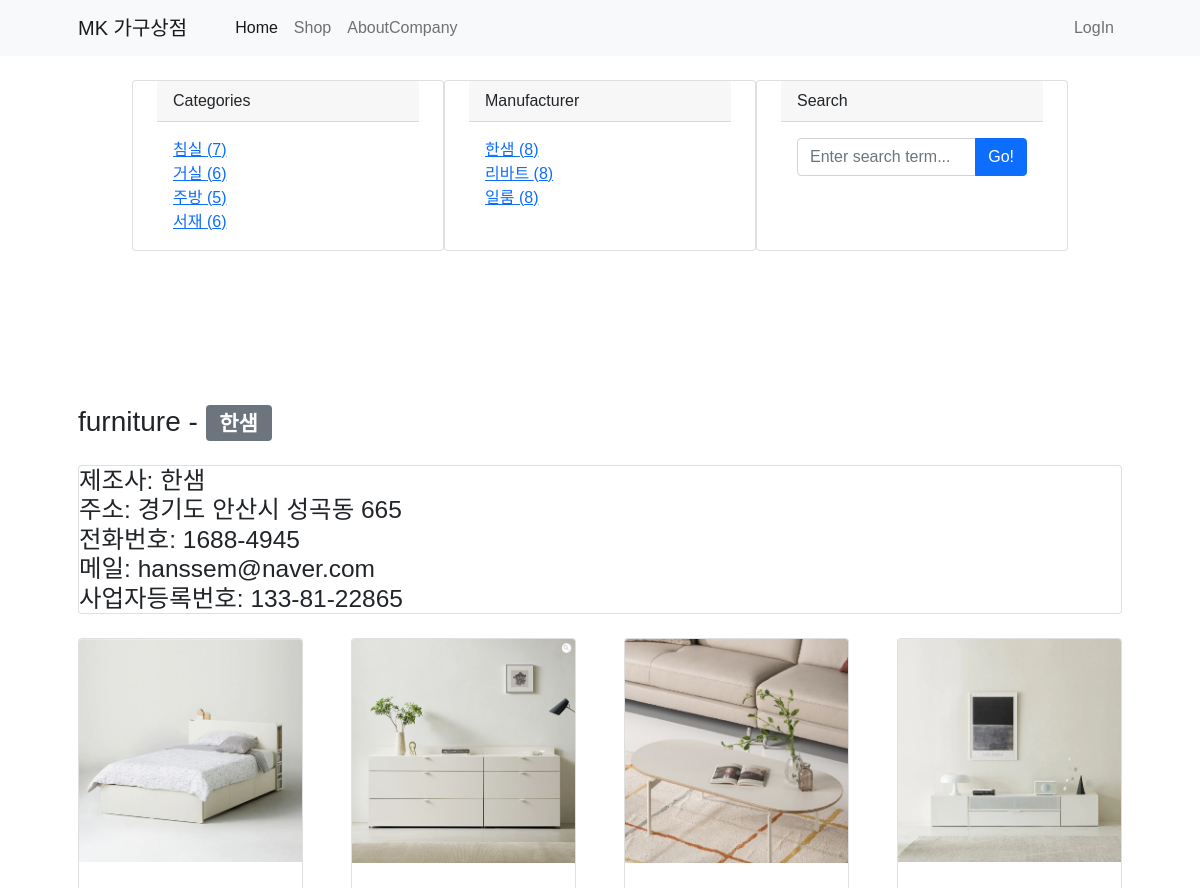
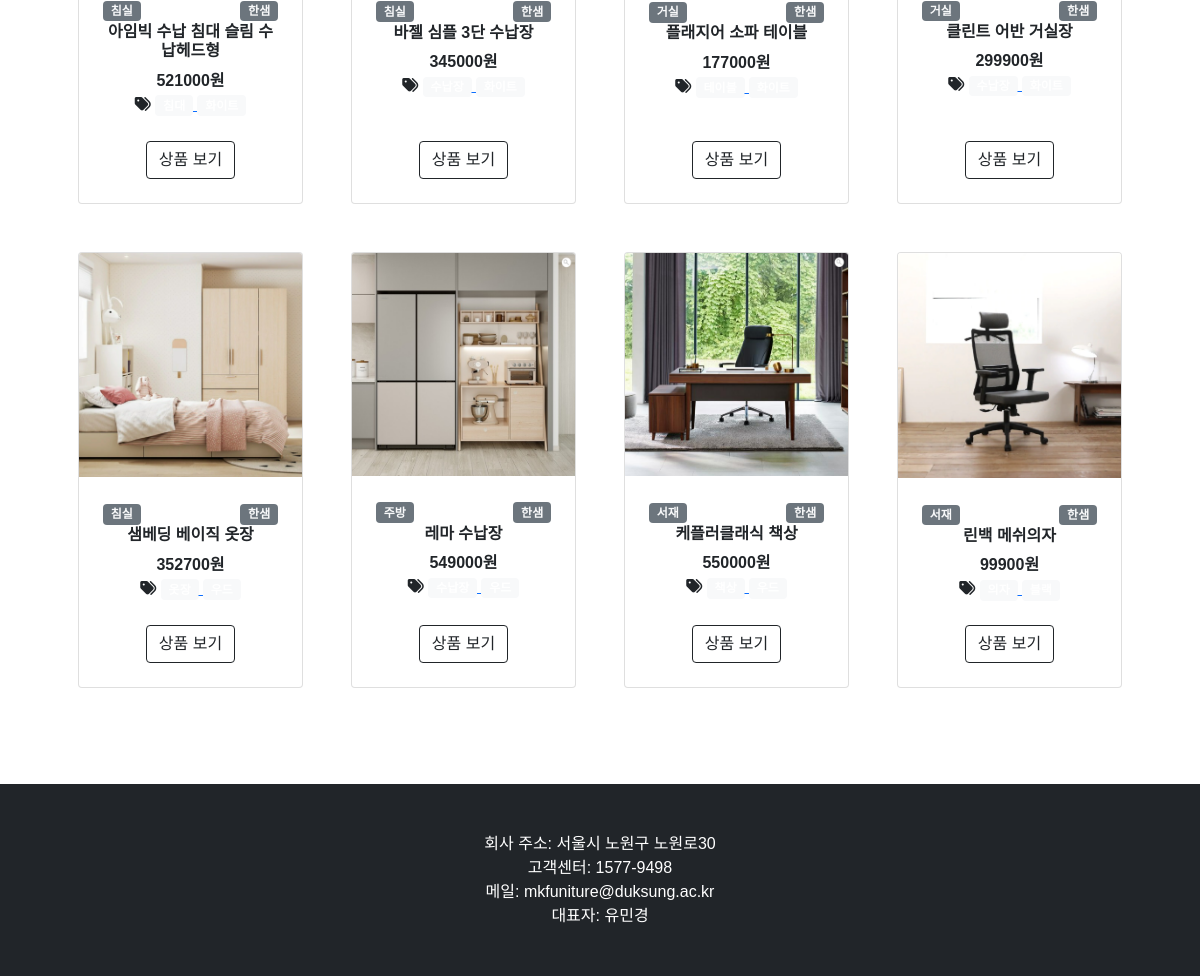
The app's page /shop/company/한샘/ with its own data (2 pictures, top to bottom).
### shop/models.py (models this page shows, shortened)
class Category(models.Model): #카테고리
    name = models.CharField(max_length=40, unique=True)
    slug = models.SlugField(max_length=200, unique=True, allow_unicode=True)
    def __str__(self):
        return self.name
    def get_absolute_url(self):
        return f'/shop/category/{self.slug}/' #IP주소/shop/category/slug/
    class Meta:
        verbose_name_plural = 'Categories'

class Company(models.Model): #제조사
    name = models.CharField(max_length=40, unique=True) #제조사명
    slug = models.SlugField(max_length=200, unique=True, allow_unicode=True)
    addr = models.CharField(max_length=200, unique=True) #주소
    number = models.CharField(max_length=20, unique=True) #연락처
    mail = models.CharField(max_length=30, unique=True) #이메일
    business_num = models.CharField(max_length=20, unique=True) #사업자등록번호
    def __str__(self):
        return self.name
    def get_absolute_url(self):
        return f'/shop/company/{self.slug}/' #IP주소/shop/company/slug/
    class Meta:
        verbose_name_plural = 'Companies'

class Item(models.Model): #상품아이템
    name = models.CharField(max_length=40, unique=True) #상품명
    description = MarkdownxField() #간단한설명
    code = models.CharField(max_length=10, unique=True) #상품코드
    image = models.ImageField(upload_to='shop/images/%Y/%m/%d/') #상품이미지
    price = models.IntegerField(null=True) #상품가격
    company = models.ForeignKey(Company, null=True, on_delete=models.SET_NULL)
    category = models.ForeignKey(Category, null=True, on_delete=models.SET_NULL)
    tags = models.ManyToManyField(Tag, blank=True)
    like_users = models.ManyToManyField(User, related_name='like_item', blank=True)
    def get_absolute_url(self):
        return f'/shop/{self.pk}'

### shop/views.py (the view)
# urls.py: path('company/<str:slug>/', views.company_page),
def company_page(request, slug):
    if slug == 'no_company':
        company = '미분류'
        item_list = Item.objects.filter(company=None)
    else:
        company = Company.objects.get(slug=slug)
        item_list = Item.objects.filter(company=company)
    return render(request, 'shop/item_list.html', {
        'company': company,
        'item_list': item_list,
        'companies': Company.objects.all(),
        'no_company_item_count': Item.objects.filter(company=None).count,
        'categories': Category.objects.all(),
        'no_category_item_count': Item.objects.filter(category=None).count
    })

### shop/models.py (called while the page is built)
    def __str__(self):
        return self.name

    def get_absolute_url(self):
        return f'/shop/tag/{self.slug}/' #IP주소/shop/tag/slug/

### shop/templates/shop/item_list.html (shortened to what this page needs)
{% extends 'shop/base.html' %}
{% block main_area %}
        <section class="py-5">
            <div class="container px-4 px-lg-5 mt-5">
                <h3>
                <br>
                {% if company %}
                    furniture - <span class="badge badge-secondary">{{company}}</span>
                    <br>
                    <div class="card my-4">
                        <small>제조사: {{ company.name }}</small>
                        <small>주소: {{ company.addr }}</small>
                        <small>전화번호: {{ company.number }}</small>
                        <small>메일: {{ company.mail }}</small>
                        <small>사업자등록번호: {{ company.business_num }}</small>
                    </div>
                {% endif %}
                </h3>
                <div class="row gx-4 gx-lg-5 row-cols-2 row-cols-md-3 row-cols-xl-4 justify-content-center">
                    {% for i in item_list %}
                    <div class="col mb-5">
                        <div class="card h-100">
                            <img class="card-img-top" src="{{ i.image.url }}" alt="Item Image" />
                            <div class="card-body p-4">
                                <span class="float-left">
                                    <a class="badge badge-secondary text-decoration-none link-light" href="{{ i.category.get_absolute_url }}">
                                        {{ i.category }}
                                    </a>
                                </span>
                                <span class="float-right">
                                    <a class="badge badge-secondary text-decoration-none link-light" href="{{ i.company.get_absolute_url }}">
                                        {{ i.company }}
                                    </a>
                                </span> <br>
                                <div class="text-center">
                                    <h6 class="fw-bolder">{{ i.name }}</h6>
                                    <h8 class="fw-bolder">{{ i.price }}원</h8> <br>
                                    {% if i.tags.exists %}
                                        <i class="fas fa-tags"></i>
                                        {% for tag in i.tags.iterator %}
                                            <a href="{{ tag.get_absolute_url }}">
                                                <span class="badge badge-pill badge-light">{{ tag }}</span>
                                            </a>
                                        {% endfor %}
                                    {% endif %}
                                </div>
                            </div>
                            <div class="card-footer p-4 pt-0 border-top-0 bg-transparent">
                                <div class="text-center"><a class="btn btn-outline-dark mt-auto" href="{{ i.get_absolute_url }}">상품 보기</a></div>
                            </div>
                        </div>
                    </div>
                    {% endfor %}
                </div>
            </div>
        </section>
{% endblock %}

### shop/templates/shop/base.html (shortened to what this page needs)
<!DOCTYPE html>
{% load static %}
<html lang="ko">
    <head>
        <link href="{% static 'shop/bootstrap4/css/bootstrap.min.css' %}" rel="stylesheet" type="text/css" media="screen">
        <link href="css/styles.css" rel="stylesheet" />
        <link href="{% static 'shop/css/font.css' %}" rel="stylesheet" />
    </head>
    <body>
        {% include 'shop/navbar.html' %}
                <div class="row gx-4 gx-lg-5 row-cols-2 row-cols-md-3 row-cols-xl-4 justify-content-center">
                    <div class="card my-4 id=categories-card">
                        <div class="card-header">Categories</div>
                        <div class="card-body">
                            <div class="row">
                                <div class="col-sm-6">
                                    <ul class="list-unstyled mb-0">
                                        {% for category in categories %}
                                        <li><a href="{{ category.get_absolute_url }}">{{ category }} ({{ category.item_set.count }})</a></li>
                                        {% endfor %}
                                    </ul>
                                </div>
                            </div>
                        </div>
                    </div>
                    <div class="card my-4 id=categories-card">
                        <div class="card-header">Manufacturer</div>
                        <div class="card-body">
                            <div class="row">
                                <div class="col-sm-6">
                                    <ul class="list-unstyled mb-0">
                                        {% for company in companies %}
                                        <li><a href="{{ company.get_absolute_url }}">{{ company }} ({{ company.item_set.count }})</a></li>
                                        {% endfor %}
                                    </ul>
                                </div>
                            </div>
                        </div>
                    </div>
                    <div class="card my-4 id=categories-card">
                        <div class="card-header">Search</div>
                        <div class="card-body">
                            <div class="input-group">
                                <input id="search-input" class="form-control" type="text" placeholder="Enter search term..." aria-label="Enter search term..." aria-describedby="button-search" />
                                <button class="btn btn-primary" id="button-search" type="button" onclick="searchItem()">Go!</button>
                            </div>
                        </div>
                    </div>
                </div>
        {% block main_area %}
        {% endblock %}
        {% include 'shop/footer.html' %}
    </body>
</html>

### records on screen
Category: name "침실", item_set.count "7"
Category: name "거실", item_set.count "6"
Category: name "주방", item_set.count "5"
Category: name "서재", item_set.count "6"
Company: name "한샘", item_set.count "8", addr "경기도 안산시 성곡동 665", number "1688-4945", mail "hanssem@naver.com", business_num "133-81-22865"
Company: name "리바트", item_set.count "8"
Company: name "일룸", item_set.count "8"
Item: image (picture), category "침실", company "한샘", name "아임빅 수납 침대 슬림 수납헤드형", price "521000"
Item: image (picture), category "침실", company "한샘", name "바젤 심플 3단 수납장", price "345000"
Item: image (picture), category "거실", company "한샘", name "플래지어 소파 테이블", price "177000"
Item: image (picture), category "거실", company "한샘", name "클린트 어반 거실장", price "299900"
Item: image (picture), category "침실", company "한샘", name "샘베딩 베이직 옷장", price "352700"
Item: image (picture), category "주방", company "한샘", name "레마 수납장", price "549000"
Item: image (picture), category "서재", company "한샘", name "케플러클래식 책상", price "550000"
Item: image (picture), category "서재", company "한샘", name "린백 메쉬의자", price "99900"
